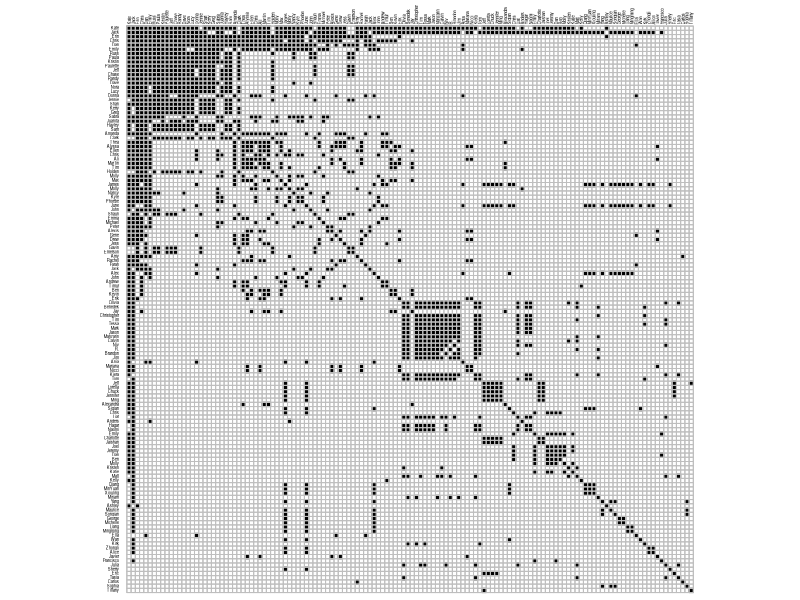
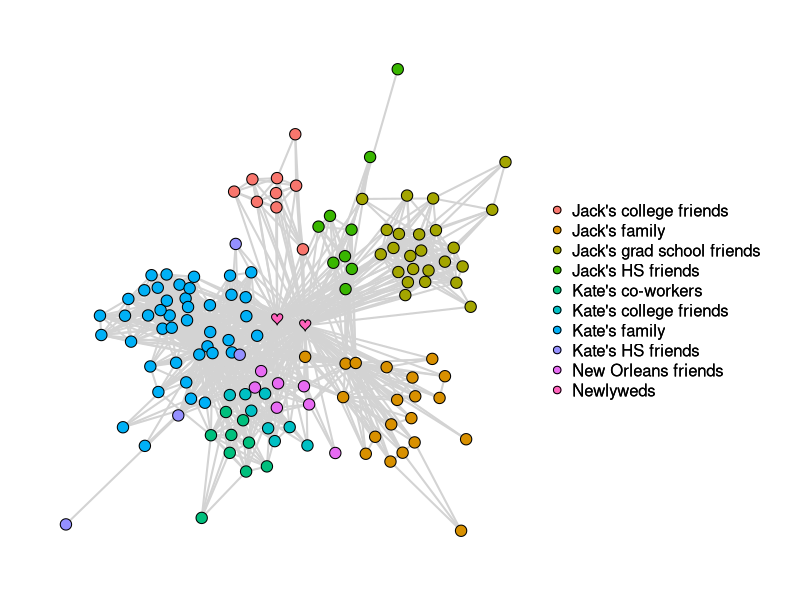

Here is the R script that generated these plots, in order:
## ---- chunk 1
# packages needed
if (!require("tidyverse")) {install.packages("tidyverse")}; require("tidyverse")
if (!require("corrplot")) {install.packages("corrplot")}; require("corrplot")
if (!require("qgraph")) {install.packages("qgraph")}; require("qgraph")

# load data
read_csv(file = "subjective.network.csv") -> admat_lower # adjacency matrix, lower half only
read_csv(file = "groups.csv") -> groups                  # organize guests into groups

# labels for groups and shapes
groups %>%
  mutate(group_label = case_when(group == 1 ~ "Kate's family", 
                                 group == 2 ~ "Kate's co-workers", 
                                 group == 3 ~ "Kate's college friends", 
                                 group == 4 ~ "Kate's HS friends", 
                                 group == 5 ~ "New Orleans friends", 
                                 group == 6 ~ "Jack's HS friends", 
                                 group == 7 ~ "Jack's college friends", 
                                 group == 8 ~ "Jack's grad school friends", 
                                 group == 9 ~ "Jack's family", 
                                 group == 10 ~ "Newlyweds"), 
         shape = ifelse(test = name == "Jack Cao" | 
                          name == "Kate Leist", 
                        yes = "heart", 
                        no = "circle")) -> groups
# convert admat_lower to matrix
admat_lower %>%
  select(2:ncol(admat_lower)) %>%
  as.matrix() -> admat_lower

# create full adjacency matrix
  # 134 x 134 identity matrix
admat_full <- diag(nrow(admat_lower))

  # add column and row labels, first names only
word(string = colnames(admat_lower), start = 1, sep = " ") -> colnames(admat_full) -> rownames(admat_full)

  # make lower half admat_full the same as lower half of admat_lower
admat_full[lower.tri(admat_full)] <- admat_lower[lower.tri(admat_lower)]

  # reflect lower half to upper half
admat_full + t(admat_full) -> admat_full

  # make diag equal to 1
diag(admat_full) <- 1

  # check if symmetric
isSymmetric(admat_full)
## ---- chunk 2

corrplot::corrplot(corr = admat_full, 
                   method = "square", 
                   type = "full",
                   diag = TRUE,
                   order = "FPC",
                   tl.cex = 0.25,
                   tl.col = "black",
                   cl.pos = "n",
                   col = colorRampPalette(c("green","white","black"))(200))
  
## ---- chunk 3

qgraph(input = admat_full,                               ## Adjacency matrix
       layout = "spring",
       groups = as.factor(groups$group_label),    
       palette = "ggplot2",
       labels = FALSE,
       vsize = 1.5,                                      ## Node size
       shape = as.character(groups$shape),               ## Node shape
       border.color = "black",                           ## Border color of nodes
       unCol = "lightgrey",                              ## Edge color
       legend = TRUE, 
       legend.cex = 0.5)
